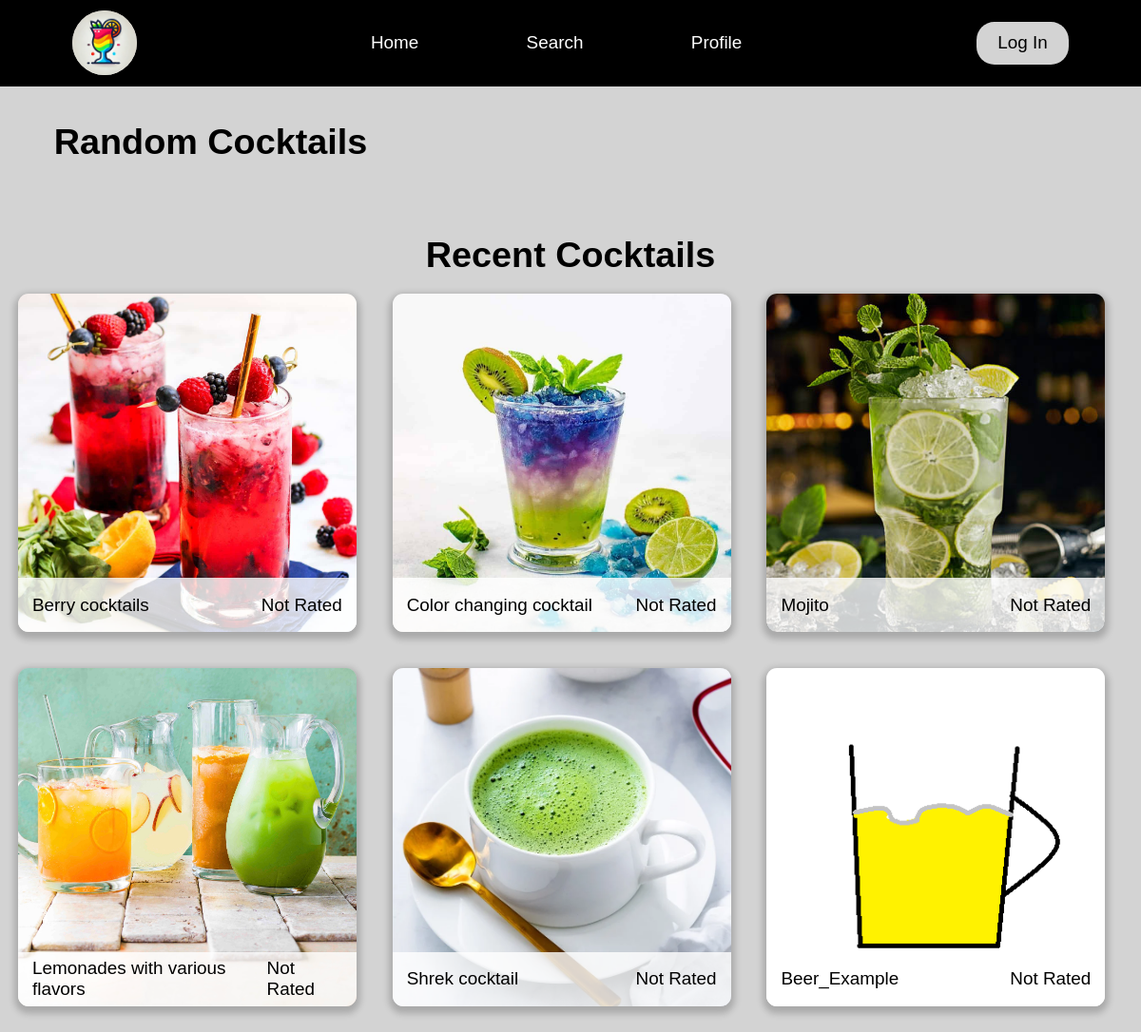
The page /homePage.php on the database its author committed.
### tables this page shows
CREATE TABLE `drinks` (
  `idDrink` int(20) NOT NULL,
  `strDrink` varchar(50) NOT NULL,
  `strInstructions` varchar(1000) NOT NULL,
  `strDrinkThumb` varchar(200) NOT NULL,
  `strCategory` varchar(50) NOT NULL,
  `Posted` datetime(6) NOT NULL,
  `idUser` int(7) NOT NULL
);

### homePage.php (the view, shortened to what this page needs)
<?php
$db = new mysqli("localhost", "root", null, "project_db");
$stmt = $db->prepare("
SELECT
    d.idDrink,
    d.strDrink,
    d.strDrinkThumb,
    CASE
        WHEN AVG(r.rating) = ROUND(AVG(r.rating), 0) THEN CAST(AVG(r.rating) AS UNSIGNED)
        ELSE FORMAT(AVG(r.rating), 1)
    END AS avgRating
FROM
    drinks d
LEFT OUTER JOIN
    ratings r ON d.idDrink = r.idDrink
GROUP BY
    d.idDrink, d.strDrink, d.strDrinkThumb
ORDER BY
    Posted DESC
LIMIT 6
");
$stmt->execute();
$result = $stmt->get_result();
$cocktails = [];
if ($result->num_rows > 0) {
    while($row = $result->fetch_assoc()) {
        $cocktails[] = $row;
    }
} else {
    echo "0 results";
}
?>
<!DOCTYPE html>
<html lang="en">
<head>
    <link rel="stylesheet" href="homepage.css">
    <link rel="stylesheet" href="aglobal.css">
    <link rel="stylesheet" href="https://cdn.jsdelivr.net/npm/bootstrap-icons@1.11.3/font/bootstrap-icons.min.css">
</head>
<body class="g_background">
    <?php include 'navbar.php'; ?>
    <h2 class="header">Random Cocktails</h2>
    <div class="carousel-container">
        <div class="carousel">
        </div>
    </div>
    <h2 class="header center-header">Recent Cocktails</h2>
    <div class="g_grid-container">
        <?php foreach ($cocktails as $cocktail): ?>
            <div class="g_grid-item">
                <a href="recipes.php?idDrink=<?php echo $cocktail['idDrink']; ?>">
                    <img src="<?php echo $cocktail['strDrinkThumb']; ?>" alt="<?php echo $cocktail['strDrink']; ?>">
                </a>
                <div class="g_cocktail-name-overlay">
                    <span><?php echo $cocktail['strDrink']; ?></span>
                    <?php if (isset($cocktail['avgRating'])) {
                        echo '<div class="ratings">';
                            echo '<p> <icons class="bi-star-fill star" </icons>' . '<p class="avgRating">'. $cocktail['avgRating']. '/5 </p></p>';
                        echo '</div>';
                    } else {
                        echo '<p>Not Rated</p>';
                    } ?>
                </div>
            </div>
        <?php endforeach; ?>
    </div>
</body>
</html>

### navbar.php (shortened to what this page needs)
<?php
    $isLoggedIn = false;
?>
<head>
    <link rel="stylesheet" href="navbar.css">
    <link rel="stylesheet" href="aglobal.css">
</head>
<nav class="navbar">
    <img src="Logo.png" alt="Logo" class="logo">
    <ul class="nav-links">
        <li><a href="homePage.php">Home</a></li>
        <li><a href="search.php?newSearch=true">Search</a></li>
        <li><a href="profile.php">Profile</a></li>
    </ul>
    <?php if ($isLoggedIn): ?>
        <a href="logout.php">
            <button class="login-btn">Log Out</button>
        </a>
    <?php else: ?>
        <a href="login.php">
            <button class="login-btn">Log In</button>
        </a>
    <?php endif; ?>
</nav>

### homepage.css (style rules this page uses)
.carousel-container { position: relative; overflow: hidden; }
.carousel { display: flex; transition: transform 1s ease-in-out; padding: 5mm; margin: 0 auto; margin-left: 15mm; margin-right: 15mm; max-width: 100%; display: grid; grid-template-columns: repeat(6, 1fr); }
.header { font-size: 10mm; display: flex; margin: 0mm; padding-top: 10mm; padding-left: 15mm; height: 10%; color: black; }
.center-header { padding-left: 0mm; justify-content: center; }

### aglobal.css (style rules this page uses)
* { margin: 0; padding: 0; box-sizing: border-box; }
body { font-family: Arial, sans-serif; }
.g_background { background-color: lightgrey; }
.g_cocktail-name-overlay { position: absolute; bottom: 0; left: 0; width: 100%; height: 15mm; background-color: rgba(255, 255, 255, 0.8); color: black; padding: 4mm; text-align: left; font-size: 5mm; display: flex; justify-content: space-between; align-items: center; }
.g_grid-container { display: grid; grid-template-columns: repeat(3, 1fr); gap: 5mm; padding: 5mm; margin: 0 auto; max-width: 350mm; }
.g_grid-item { aspect-ratio: 1/1; color: black; position: relative; max-height: 95%; overflow: hidden; border-radius: 3mm; box-shadow: 0 1mm 2mm 1mm rgba(0, 0, 0, 0.2); }
.g_grid-item img { width: 100%; height: 100%; object-fit: cover; }

### navbar.css (style rules this page uses)
.navbar { display: flex; justify-content: space-between; align-items: center; background-color: black; padding: 3mm 20mm; }
.logo { width: 18mm; height: 18mm; background-color: #d3d3d3; color: black; border-radius: 50%; display: flex; align-items: center; justify-content: center; }
.nav-links { display: flex; list-style: none; }
.nav-links li { margin: 0; padding: 0 15mm; position: relative; }
.nav-links a { color: white; text-decoration: none; font-size: 5mm; }
.login-btn { background-color: #d3d3d3; color: black; border: none; padding: 3mm 6mm; border-radius: 5mm; cursor: pointer; font-size: 5mm; }

### rows shown on the page
drinks: strDrinkThumb (picture), strDrink "Berry cocktails"
drinks: strDrinkThumb (picture), strDrink "Color changing cocktail"
drinks: strDrinkThumb (picture), strDrink "Mojito"
drinks: strDrinkThumb (picture), strDrink "Lemonades with various flavors"
drinks: strDrinkThumb (picture), strDrink "Shrek cocktail"
drinks: strDrinkThumb (picture), strDrink "Beer_Example"
